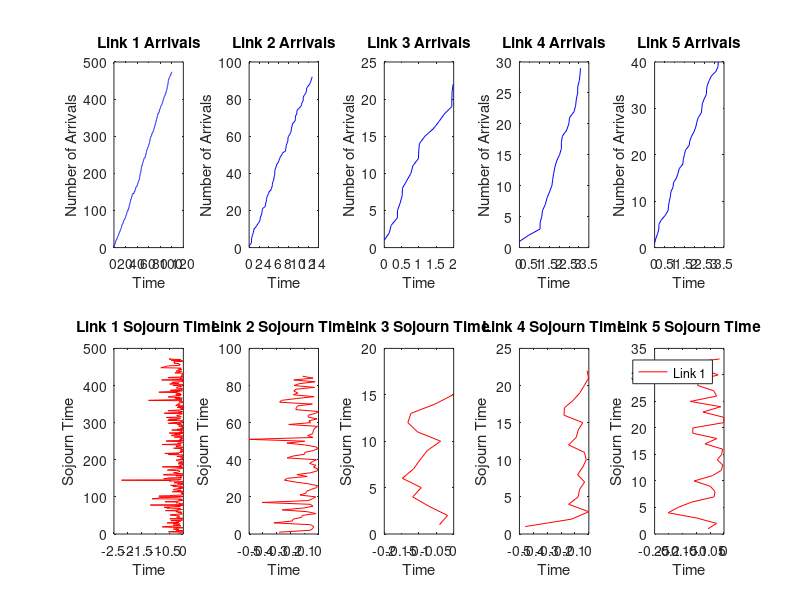
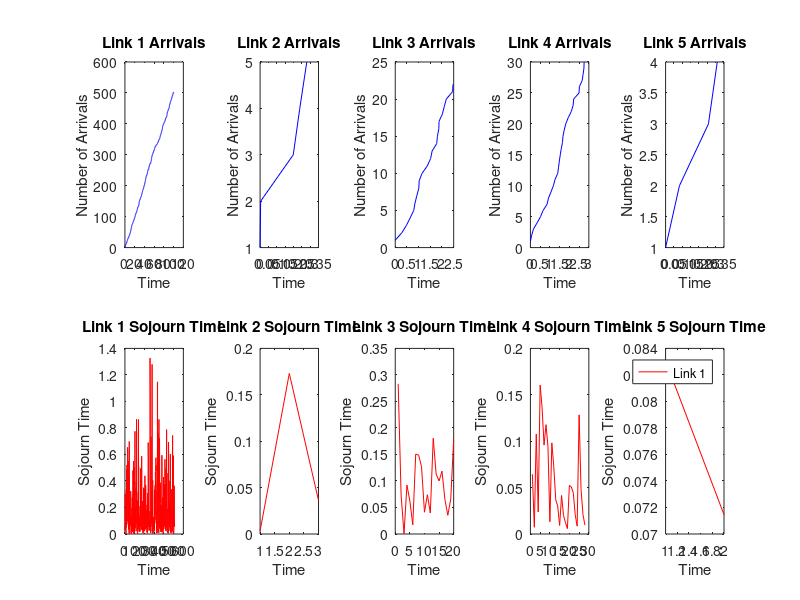

These charts were generated, in order, by the following MATLAB code:
clc
clear all
close all

% Define the parameters
num_links = 5; % Number of links
lambda_max = [5, 7, 9, 10, 12]; % Maximum arrival rate for each link
mu = 10; % Service rate for each link
endtime = 100;
tstep = 1;
buffer_capacity = 20;
utilization_threshold = 0.9; % Utilization threshold for adaptation

% Initialize arrays and variables
t = 0;
currcustomers = zeros(1, num_links);
event = zeros(3, num_links);
packet_loss = zeros(1, num_links);
expected_num_packets = zeros(1, num_links);

% Initialize performance metrics arrays
nbrmeasurements = zeros(1, num_links);
nbrdeparted = zeros(1, num_links);
nbrarrived = zeros(1, num_links);

% Initialize arrays for arrivals and sojourn times for each link
arrivedtime = cell(1, num_links);
T = cell(1, num_links);



for link = 1:num_links
    arrivedtime{link} = zeros(1, endtime * lambda_max(link));
    T{link} = zeros(1, endtime * lambda_max(link));
end

while t < endtime
    for link = 1:num_links
        % Calculate utilization factor for each link
        utilization_factor = lambda_max(link) / mu;

        % Update arrival rate based on utilization factor
        if utilization_factor > utilization_threshold
            lambda(link) = lambda_max(link) * utilization_threshold;
        else
            lambda(link) = lambda_max(link);
        end

        % Determine which link to use for arrival based on the shortest queue
        [~, current_link] = min(currcustomers);

        if link == current_link
            [t, nextevent] = min(event(:, link));

            if nextevent == 1
                % Handle arrival for the chosen link
                event(1, link) = exprnd(1/lambda(link)) + t;
                currcustomers(link) = currcustomers(link) + 1;
                nbrarrived(link) = nbrarrived(link) + 1;

                % Calculate and update the expected number of packets in the system
                expected_num_packets(link) = expected_num_packets(link) + currcustomers(link);

                % Check for packet loss
                if currcustomers(link) > buffer_capacity
                    packet_loss(link) = packet_loss(link) + 1;
                end

                % Schedule the next service event for this link
                if currcustomers(link) == 1
                    event(2, link) = exprnd(1/mu) + t;
                end

                % Update the arrival time for this link
                arrivedtime{link}(nbrarrived(link)) = t;
            elseif nextevent == 2
                % Handle departure for the chosen link
                currcustomers(link) = currcustomers(link) - 1;
                timeinsystem = t - event(1, link);
                nbrdeparted(link) = nbrdeparted(link) + 1;

                % Schedule the next service event for this link if there are still customers
                if currcustomers(link) > 0
                    event(2, link) = exprnd(1/mu) + t;
                else
                    event(2, link) = inf;
                end

                % Update the sojourn time for this link
                T{link}(nbrdeparted(link)) = timeinsystem;
            else
                % Handle measurement event for the chosen link
                nbrmeasurements(link) = nbrmeasurements(link) + 1;
                event(3, link) = event(3, link) + exprnd(tstep);
            end
        end
    end
end

% Calculate packet loss probability and packet delay for each link
packet_loss_probability = packet_loss ./ nbrarrived;
packet_delay = expected_num_packets ./ (lambda_max .* (1 - packet_loss_probability));

% Display the results
for link = 1:num_links
    fprintf('Link %d:\n', link);
    fprintf('Packet Loss Probability: %.4f\n', packet_loss_probability(link));
    fprintf('Packet Delay: %.4f\n', packet_delay(link));
end

% Plot arrivals and sojourn times for each link
legend_labels = cell(1, num_links);

for link = 1:num_links
    subplot(2, num_links, link);
    plot(arrivedtime{link}(1:nbrarrived(link)), 1:nbrarrived(link), 'b');
    title(['Link ' num2str(link) ' Arrivals']);
    xlabel('Time');
    ylabel('Number of Arrivals');

    subplot(2, num_links, link + num_links);
    plot(T{link}(1:nbrdeparted(link)), 1:nbrdeparted(link), 'r');
    title(['Link ' num2str(link) ' Sojourn Time']);
    xlabel('Time');
    ylabel('Sojourn Time');
    legend_labels{link} = ['Link ' num2str(link)];
end

legend(legend_labels);
%%
clc
clear all
close all

% Define the parameters
num_links = 5; % Number of links
lambda_max = [5, 7, 9, 10, 12]; % Maximum arrival rate for each link
mu = 10; % Service rate for each link
endtime = 100;
tstep = 1;
buffer_capacity = 100;
utilization_threshold = 0.9; % Utilization threshold for adaptation

% Initialize arrays and variables
t = 0;
currcustomers = zeros(1, num_links);
buffer=0;
event = zeros(3, num_links);
packet_loss = zeros(1, num_links);
expected_num_packets = zeros(1, num_links);

% Initialize performance metrics arrays
nbrmeasurements = zeros(1, num_links);
nbrdeparted = zeros(1, num_links);
nbrarrived = zeros(1, num_links);

% Initialize arrays for arrivals and sojourn times for each link
arrivedtime = cell(1, num_links);
T = cell(1, num_links);

figure;
hold on;

for link = 1:num_links
    arrivedtime{link} = zeros(1, endtime * lambda_max(link));
    T{link} = zeros(1, endtime * lambda_max(link));
end

while t < endtime
    for link = 1:num_links
        % Calculate utilization factor for each link
        utilization_factor = lambda_max(link) / mu;

        % Update arrival rate based on utilization factor
        if utilization_factor > utilization_threshold
            lambda(link) = lambda_max(link) * utilization_threshold;
        else
            lambda(link) = lambda_max(link);
        end

        % Determine which link to use for arrival based on the shortest queue
        [~, current_link] = min(currcustomers);

        if link == current_link
            [t, nextevent] = min(event(:, link));

            if nextevent == 1
                % Handle arrival for the chosen link
                event(1, link) = exprnd(1/lambda(link)) + t;
                buffer=buffer+1;
                currcustomers(link) = currcustomers(link) + 1;
                nbrarrived(link) = nbrarrived(link) + 1;

                % Calculate and update the expected number of packets in the system
                expected_num_packets(link) = expected_num_packets(link) + buffer;

                % Check for packet loss
                if buffer > buffer_capacity
                    packet_loss(link) = packet_loss(link) + 1;
                end

                % Schedule the next service event for this link
                if buffer == 1
                    event(2, link) = exprnd(1/mu) + t;
                end

                % Update the arrival time for this link
                arrivedtime{link}(nbrarrived(link)) = t;
            elseif nextevent == 2
                % Handle departure for the chosen link
                currcustomers(link) = currcustomers(link) - 1;
                buffer=buffer-1;
                timeinsystem = t - event(1, link);
                nbrdeparted(link) = nbrdeparted(link) + 1;

                % Schedule the next service event for this link if there are still customers
                if buffer > 0
                    event(2, link) = exprnd(1/mu) + t;
                else
                    event(2, link) = inf;
                end

                % Update the sojourn time for this link
                T{link}(nbrdeparted(link)) = timeinsystem;
            else
                % Handle measurement event for the chosen link
                nbrmeasurements(link) = nbrmeasurements(link) + 1;
                event(3, link) = event(3, link) + exprnd(tstep);
            end
        end
    end
end

% Calculate packet loss probability and packet delay for each link
packet_loss_probability = packet_loss ./ nbrarrived;
packet_delay = expected_num_packets ./ (lambda_max .* (1 - packet_loss_probability));

% Display the results
for link = 1:num_links
    fprintf('Link %d:\n', link);
    fprintf('Packet Loss Probability: %.4f\n', packet_loss_probability(link));
    fprintf('Packet Delay: %.4f\n', packet_delay(link));
end

% Plot arrivals and sojourn times for each link
legend_labels = cell(1, num_links);

for link = 1:num_links
    subplot(2, num_links, link);
    plot(arrivedtime{link}(1:nbrarrived(link)), 1:nbrarrived(link), 'b');
    title(['Link ' num2str(link) ' Arrivals']);
    xlabel('Time');
    ylabel('Number of Arrivals');

    subplot(2, num_links, link + num_links);
    plot( 1:nbrdeparted(link),-T{link}(1:nbrdeparted(link)), 'r');
    title(['Link ' num2str(link) ' Sojourn Time']);
    xlabel('Time');
    ylabel('Sojourn Time');
    legend_labels{link} = ['Link ' num2str(link)];
end

legend(legend_labels);


